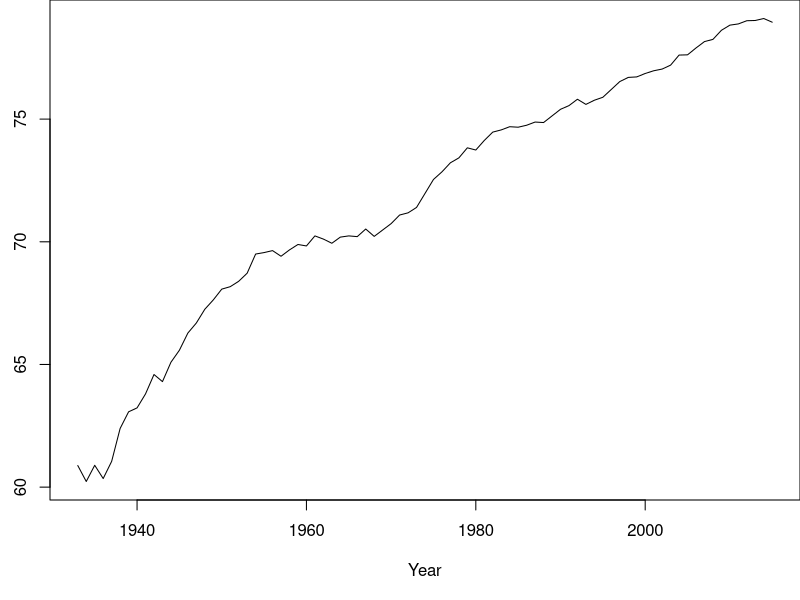
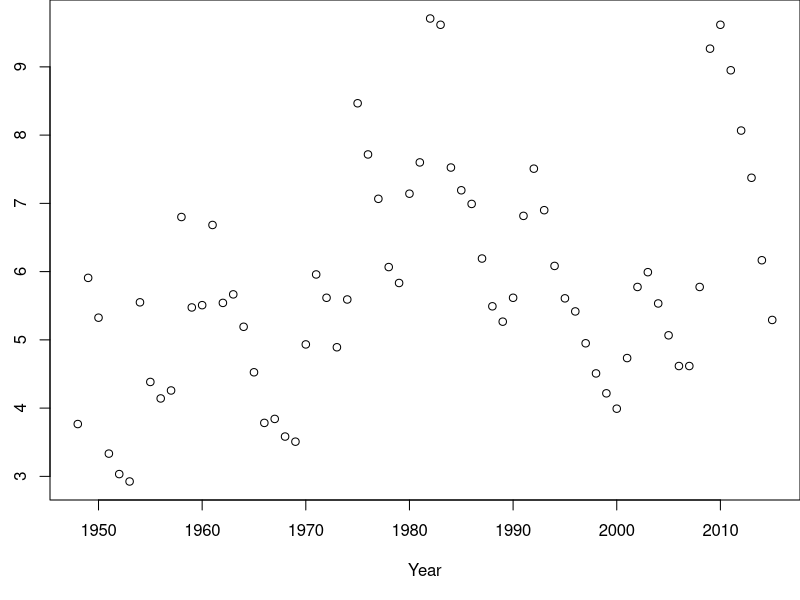
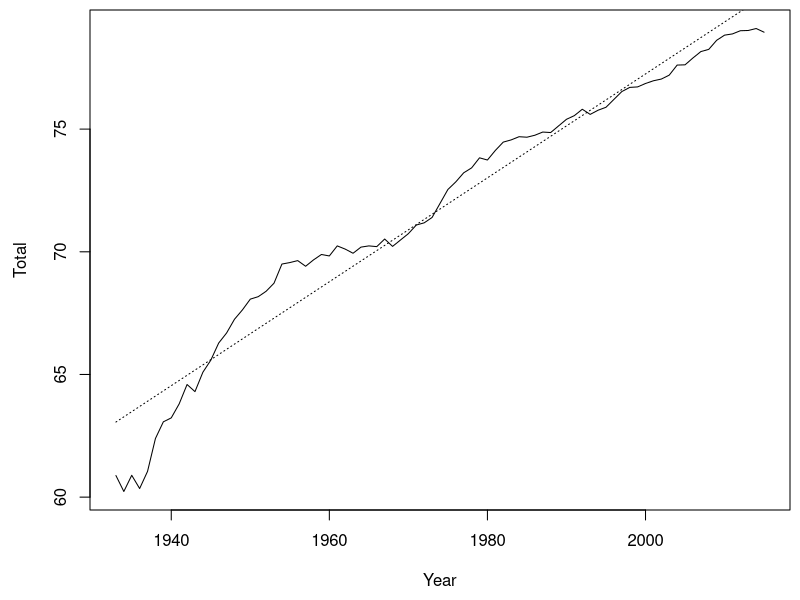

Generate these figures, in order, with R:
## ----plot_margins,echo=F-------------------------------------------------
par(mai=c(1,0.5,0,0))

## ----read_e0-------------------------------------------------------------
L <- read.table(file="life_expectancy.txt",header=TRUE)

## ----LE_rows-------------------------------------------------------------
L[1:3,]

## ----dim-----------------------------------------------------------------
dim(L)

## ----row+col-------------------------------------------------------------
cat("number of rows = ", nrow(L), 
  "; number of columns = ", ncol(L))

## ----vec-----------------------------------------------------------------
y <- L[,4]
y[1:3]

## ----dim_for_vec---------------------------------------------------------
dim(y)

## ----length_for_vec------------------------------------------------------
length(y)

## ----e0_gain-------------------------------------------------------------
g <- y[2:length(y)] - y[1:(length(y)-1)] 

## ----e0_gain_with_na-----------------------------------------------------
g <- c(NA,g)
g[1:8]

## ----numeric_vec---------------------------------------------------------
g[1:4]

## ----logical_vec---------------------------------------------------------
L_up_logical <- g>0
L_up_logical[1:4]

## ----character_vec-------------------------------------------------------
L_up_qualitative <- ifelse(g>0,"increased","decreased")
L_up_qualitative[1:4]

## ------------------------------------------------------------------------
class(g)

## ------------------------------------------------------------------------
class(L_up_logical)

## ------------------------------------------------------------------------
class(L_up_qualitative)

## ------------------------------------------------------------------------
class(L)

## ------------------------------------------------------------------------
L_matrix <- as.matrix(L)
class(L_matrix)

## ----rownames------------------------------------------------------------
colnames(L)

## ------------------------------------------------------------------------
rownames(L)[1:8]

## ----subsetting_using_logical--------------------------------------------
L[g<0,"Year"]

## ------------------------------------------------------------------------
u <- c(1,2) 
u

## ------------------------------------------------------------------------
v <- c(3,4) 
v

## ------------------------------------------------------------------------
w <- c(u,v) 
w

## ------------------------------------------------------------------------
A <- matrix(1:6,nrow=2)
A

## ------------------------------------------------------------------------
B <- rbind(u,v) 
B

## ------------------------------------------------------------------------
C <- cbind(u,v) 
C

## ----read_u--------------------------------------------------------------
U <- read.table(file="unemployment.csv",sep=",",header=TRUE)
U[1:2,]

## ------------------------------------------------------------------------
u <- apply(U[,2:13],1,mean)
u[1:6]

## ------------------------------------------------------------------------
dim(U)

## ------------------------------------------------------------------------
length(apply(U,1,mean))

## ------------------------------------------------------------------------
length(apply(U,2,mean))

## ----fig_L,eval=F,echo=T-------------------------------------------------
## plot(L$Year,y,type="line",
##   xlab="Year",
##   ylab="Life expectancy")

## ----fig_L_eval,fig.width=5,fig.height=4,echo=F--------------------------
plot(L$Year,y,type="line",
  xlab="Year",
  ylab="Life expectancy")

## ----fig_U,eval=F,echo=T-------------------------------------------------
## plot(U$Year,u,
##   xlab="Year",
##   ylab="Unemployment")

## ----fig_U_eval,fig.width=5,fig.height=4,echo=F--------------------------
plot(U$Year,u,
  xlab="Year",
  ylab="Unemployment")

## ----lm------------------------------------------------------------------
L_fit <- lm(Total~Year,data=L)

## ----fig_L_code,eval=F,echo=T--------------------------------------------
## plot(Total~Year,L,type="l")
## lines(L$Year,L_fit$fitted.values,
##   lty="dotted")

## ----fig_L_plot,echo=F,fig.width=3.5,fig.height=3.5----------------------
par(mai=c(0.9,0.9,0.1,0.1))
plot(Total~Year,L,type="l")
lines(L$Year,L_fit$fitted.values,
  lty="dotted")

## ------------------------------------------------------------------------
class(L_fit)

## ------------------------------------------------------------------------
names(L_fit)

